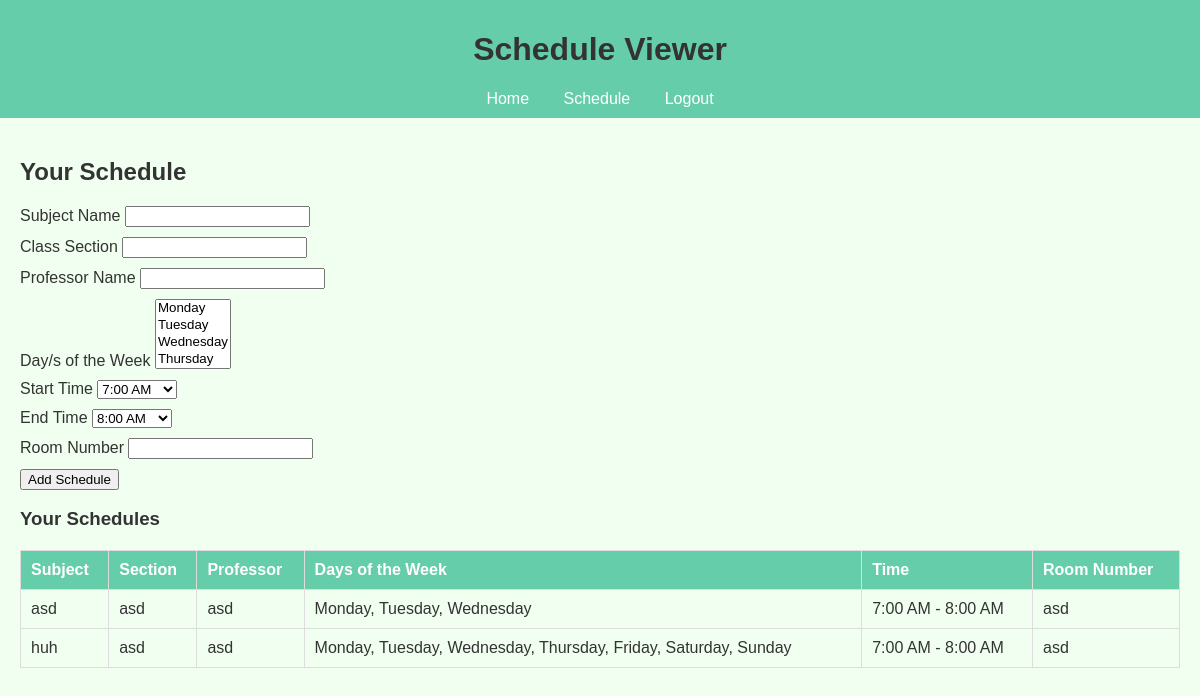
Page /schedule (signed in) on the committed database.
### models/schedule.py (models this page shows)
class Schedule(db.Model):
    id = db.Column(db.Integer, primary_key=True)
    user_id = db.Column(db.Integer, db.ForeignKey('user.id'), nullable=False)
    subject_name = db.Column(db.String(80), nullable=False)
    class_section = db.Column(db.String(80), nullable=False)
    professor_name = db.Column(db.String(80), nullable=False)
    day_week = db.Column(db.JSON, nullable=False)
    start_time = db.Column(db.String(80), nullable=False)
    end_time = db.Column(db.String(80), nullable=False)
    room_number = db.Column(db.String(80), nullable=False)

### app.py (the view, shortened to what this page needs)
@app.route('/schedule', methods=['GET', 'POST'])
@login_required
def schedule():
    form = ScheduleForm()
    schedules = Schedule.query.filter_by(user_id=current_user.id).all()
    return render_template('schedule.html', form=form, schedules=schedules)

### app.py (called while the page is built)
@login_manager.user_loader
def load_user(user_id):
    return User.query.get(int(user_id))

### templates/schedule.html (shortened to what this page needs)
{% extends "base.html" %}
{% block content %}
<h2>Your Schedule</h2>
<form method="POST">
    <div>
        {{ form.subject_name.label }} {{ form.subject_name() }}
    </div>
    <div>
        {{ form.class_section.label }} {{ form.class_section() }}
    </div>
    <div>
        {{ form.professor_name.label }} {{ form.professor_name() }}
    </div>
    <div>
        {{ form.day_week.label }} {{ form.day_week() }}
    </div>
    <div>
        {{ form.start_time.label }} {{ form.start_time() }}
    </div>
    <div>
        {{ form.end_time.label }} {{ form.end_time() }}
    </div>
    <div>
        {{ form.room_number.label }} {{ form.room_number() }}
    </div>
    <div>
        {{ form.submit() }}
    </div>
</form>
<h3>Your Schedules</h3>
<table>
    <thead>
        <tr>
            <th>Subject</th>
            <th>Section</th>
            <th>Professor</th>
            <th>Days of the Week</th>
            <th>Time</th>
            <th>Room Number</th>
        </tr>
    </thead>
    <tbody>
        {% for schedule in schedules %}
        <tr>
            <td>{{ schedule.subject_name }}</td>
            <td>{{ schedule.class_section }}</td>
            <td>{{ schedule.professor_name }}</td>
            <td>{{ ', '.join(schedule.day_week) }}</td>
            <td>{{ schedule.start_time }} - {{ schedule.end_time }}</td>
            <td>{{ schedule.room_number }}</td>
        </tr>
        {% endfor %}
    </tbody>
</table>
{% endblock %}

### templates/base.html (shortened to what this page needs)
<!DOCTYPE html>
<html lang="en">
<head>
    <link rel="stylesheet" href="{{ url_for('static', filename='css/styles.css') }}">
</head>
<body>
    <header>
        <h1>Schedule Viewer</h1>
        <nav>
            <a href="{{ url_for('index') }}">Home</a>
            {% if current_user.is_authenticated %}
                <a href="{{ url_for('schedule') }}">Schedule</a>
                <a href="{{ url_for('logout') }}">Logout</a>
            {% else %}
                <a href="{{ url_for('login') }}">Login</a>
                <a href="{{ url_for('signup') }}">Sign Up</a>
            {% endif %}
        </nav>
    </header>
    <main>
        {% block content %}{% endblock %}
    </main>
</body>
</html>

### static/css/styles.css (style rules this page uses)
body { font-family: Arial, sans-serif; background-color: #f0fff0; color: #333; margin: 0; padding: 0; }
header { background-color: #66cdaa; padding: 10px; text-align: center; }
nav a { margin: 0 15px; color: #fff; text-decoration: none; }
main { padding: 20px; }
form div { margin: 10px 0; }
table { width: 100%; border-collapse: collapse; margin-top: 20px; }
table, th, td { border: 1px solid #ddd; }
th, td { padding: 10px; text-align: left; }
th { background-color: #66cdaa; color: #fff; }

### rows in the picture
Schedule: subject_name "asd", class_section "asd", professor_name "asd", day_week "Monday, Tuesday, Wednesday", start_time "7:00 AM", end_time "8:00 AM", room_number "asd"
Schedule: subject_name "huh", class_section "asd", professor_name "asd", day_week "Monday, Tuesday, Wednesday, Thursday, Friday, Saturday, Sunday", start_time "7:00 AM", end_time "8:00 AM", room_number "asd"
